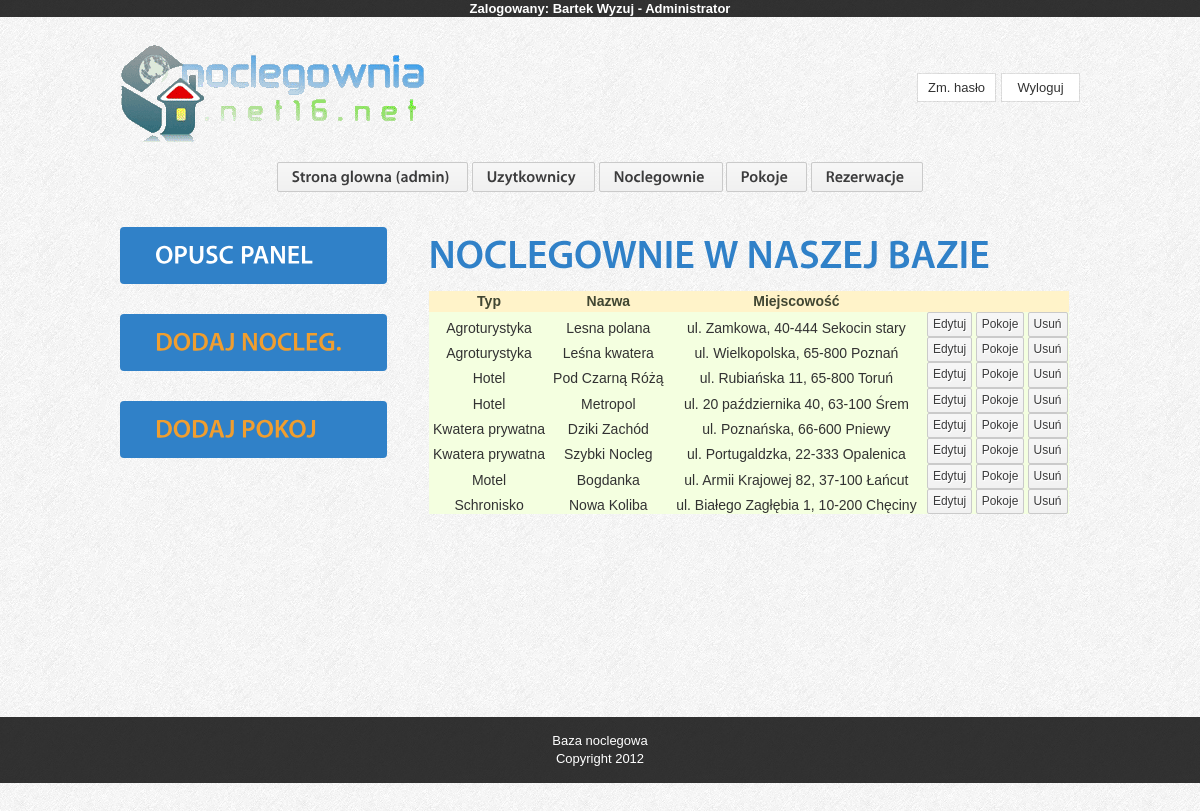
/admin/noclegi.php (signed in), run on the app's committed database.
### tables this page shows
CREATE TABLE `uzytkownik` (
  `id` int(10) unsigned NOT NULL AUTO_INCREMENT,
  `typ_konta` int(11) NOT NULL DEFAULT '30',
  `imie` varchar(100) NOT NULL,
  `nazwisko` varchar(100) NOT NULL,
  `login` varchar(30) NOT NULL,
  `haslo` varchar(50) NOT NULL,
  `email` varchar(100) NOT NULL,
  `kod` varchar(32) NOT NULL,
  `data` datetime NOT NULL,
  `status` tinyint(1) DEFAULT '0',
  `id_miejsce` int(10) DEFAULT NULL COMMENT 'id miejsca pracy. Swojej noclegowni',
  PRIMARY KEY (`id`)
);

CREATE TABLE `noclegownia` (
  `id` int(10) unsigned NOT NULL AUTO_INCREMENT,
  `nazwa` varchar(200) NOT NULL,
  `miejscowosc` varchar(100) NOT NULL,
  `kod_pocztowy` varchar(6) NOT NULL,
  `ulica` varchar(100) NOT NULL,
  `opis` varchar(700) NOT NULL,
  `ocena` varchar(50) NOT NULL,
  `typ` varchar(100) NOT NULL,
  `status` tinyint(1) DEFAULT '0',
  `zdjecie` mediumblob NOT NULL,
  PRIMARY KEY (`id`)
);

### public_html/admin/noclegi_list.php (the view, shortened to what this page needs)
<?php
if(isset($_GET['start'])){
	$start = $_GET['start'];}else{$start = 0;}
	$na_stronie = 10;
	$sql="SELECT * FROM noclegownia ORDER BY typ LIMIT ".($start).",".$na_stronie."";
	$wynik1=mysql_query($sql);
	echo '<table border="5" width="640">
		<tr align="center">
			<th class="th">Typ</th>
			<th class="th">Nazwa</th>
			<th class="th">Miejscowość</th>
			<th class="th"></th>
			<th class="th"></th>
			<th class="th"></th>
		</tr>';
if( mysql_num_rows( $wynik1 ) > 0){
	while($result=mysql_fetch_assoc($wynik1)){
echo '<tr align="center">
		<td class="td">'.$result["typ"].'</td>
		<td class="td">'.$result["nazwa"].'</td>
		<td class="td">ul. '.$result["ulica"].', '.$result["kod_pocztowy"].' '.$result["miejscowosc"].'</td>
		<td class="td2"><a class="pokoj" href="adm_zarzadzanie/nocleg_zmien_da.php?id='.$result['id'].'"><button>Edytuj</button></a></td>
		<td class="td2"><a class="pokoje" href="../zarzadzanie_noclegownia/index.php?akcja=listujPokoje&id='.$result['id'].'"><button>Pokoje</button></a></td>
		<td class="td2"><a href="adm_zarzadzanie/noclegownia_usun.php?id='.$result['id'].'"><button>Usuń</button></a></td>
	</tr>';
												}
												}	echo '</table><br /><br /><hr>';
?>

### public_html/include/belka.php (shortened to what this page needs)
<?php
if(@$_SESSION['zalogowany']==1){
$login = $_SESSION['login'];
$user = '';
$typ_konta=(mysql_query("SELECT * FROM uzytkownik WHERE login='$login' AND typ_konta=10"));
if (mysql_num_rows($typ_konta) == 1){
$user = '- Administrator';}
$inf=mysql_query("SELECT * FROM uzytkownik WHERE login='$login'");
$info=mysql_fetch_assoc($inf);
echo '<table border="0" cellpadding="0" cellspacing="0" style="table-layout:fixed; 	text-align: center; color: #FFFFFF; background:url(images/bg_footer.jpg); width:100%;">
<td><strong>Zalogowany: '.$info['imie'].' '.$info['nazwisko'].' '.$user.'</strong></td></table>';
}
?>

### public_html/button/stylesheets/css3buttons.css (style rules this page uses)
﻿a.button, button { display: inline-block; padding: 5px; font-family: 'lucida grande', tahoma, verdana, arial, sans-serif; font-size: 12px; color: #3C3C3D; text-shadow: 1px 1px 0 #FFFFFF; background: #ECECEC url('../images/css3buttons_backgrounds.png') 0 0 no-repeat; white-space: nowrap; overflow: visible; cursor: pointer; text-decoration: none; border: 1px solid #CACACA; -webkit-border-radius: 2px; -moz-border-radius: 2px; border-radius: 2px; outline: none; position: relative; zoom: 1; line-height: 1.11; *display: inline; *vertical-align: middle; }
button { margin-left: 0; margin-right: 0; *padding: 5px 5px 3px 5px; }

### public_html/css/style.css (style rules this page uses)
body { background:url(../images/bg.jpg) top center repeat;border:0;font:13px Arial, Helvetica, sans-serif;color:#323232;line-height:17px }
body, html { height:100% }
a { color:#f09e2f;text-decoration:underline;outline:none }

### public_html/admin/noclegi_list.php (style rules this page uses)
.th { background: #FFF3C9; color: #414632; font-size:14px; padding: 2px 6px 2px 6px; }
.td { text-align: center; background: #F4FFE0; font-size:14px; padding: 8px 0px 0px 0px; }
.td2 { text-align: center; background: #F4FFE0; font-size:14px; }

### data on the page
uzytkownik: imie "Bartek", nazwisko "Wyzuj"
noclegownia: typ "Agroturystyka", nazwa "Lesna polana", ulica "Zamkowa", kod_pocztowy "40-444", miejscowosc "Sekocin stary"
noclegownia: typ "Agroturystyka", nazwa "Leśna kwatera", ulica "Wielkopolska", kod_pocztowy "65-800", miejscowosc "Poznań"
noclegownia: typ "Hotel", nazwa "Pod Czarną Różą", ulica "Rubiańska 11", kod_pocztowy "65-800", miejscowosc "Toruń"
noclegownia: typ "Hotel", nazwa "Metropol", ulica "20 października 40", kod_pocztowy "63-100", miejscowosc "Śrem"
noclegownia: typ "Kwatera prywatna", nazwa "Dziki Zachód", ulica "Poznańska", kod_pocztowy "66-600", miejscowosc "Pniewy"
noclegownia: typ "Kwatera prywatna", nazwa "Szybki Nocleg", ulica "Portugaldzka", kod_pocztowy "22-333", miejscowosc "Opalenica"
noclegownia: typ "Motel", nazwa "Bogdanka", ulica "Armii Krajowej 82", kod_pocztowy "37-100", miejscowosc "Łańcut"
noclegownia: typ "Schronisko", nazwa "Nowa Koliba", ulica "Białego Zagłębia 1", kod_pocztowy "10-200", miejscowosc "Chęciny"

### other printed values
$user "- Administrator"
